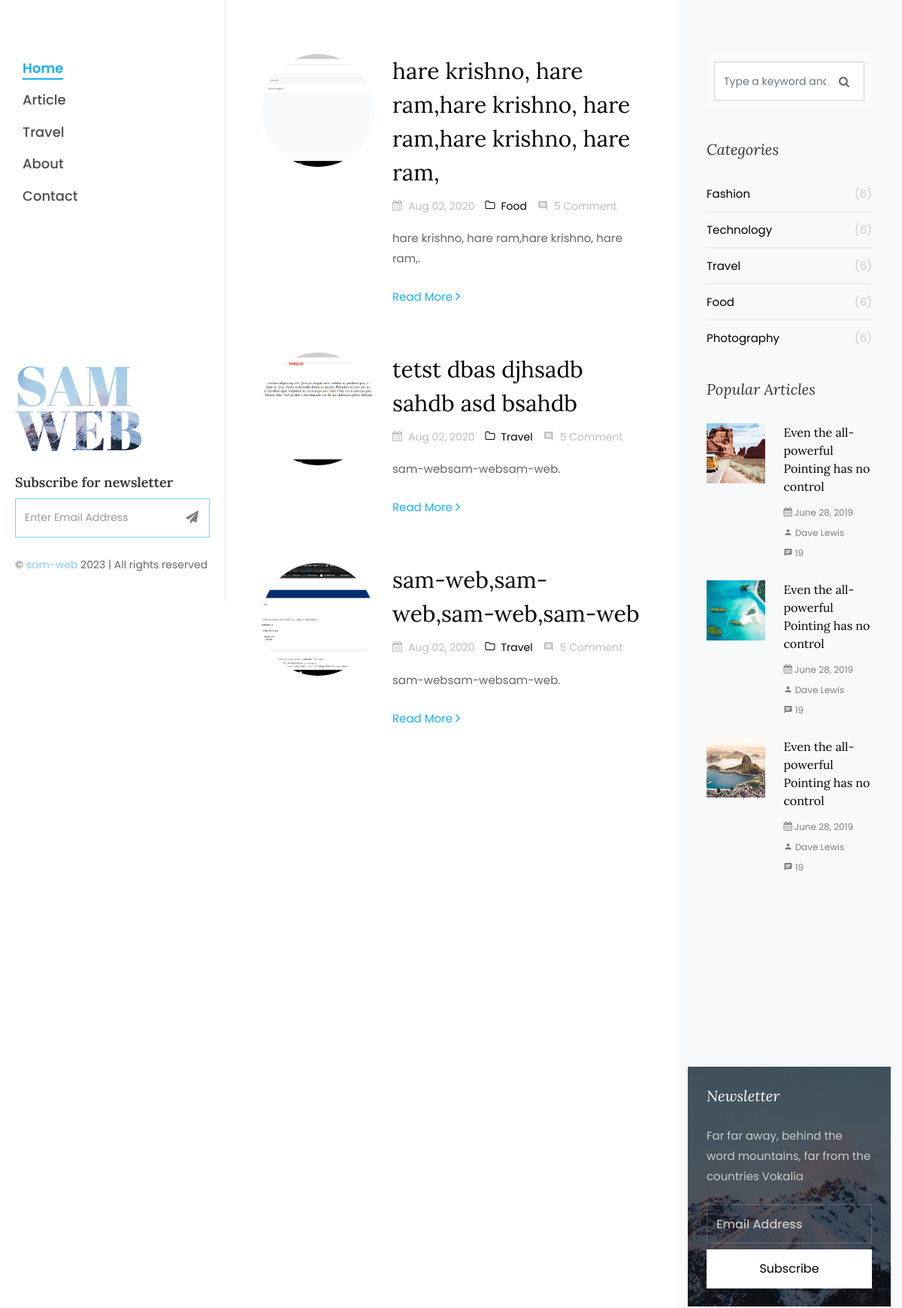
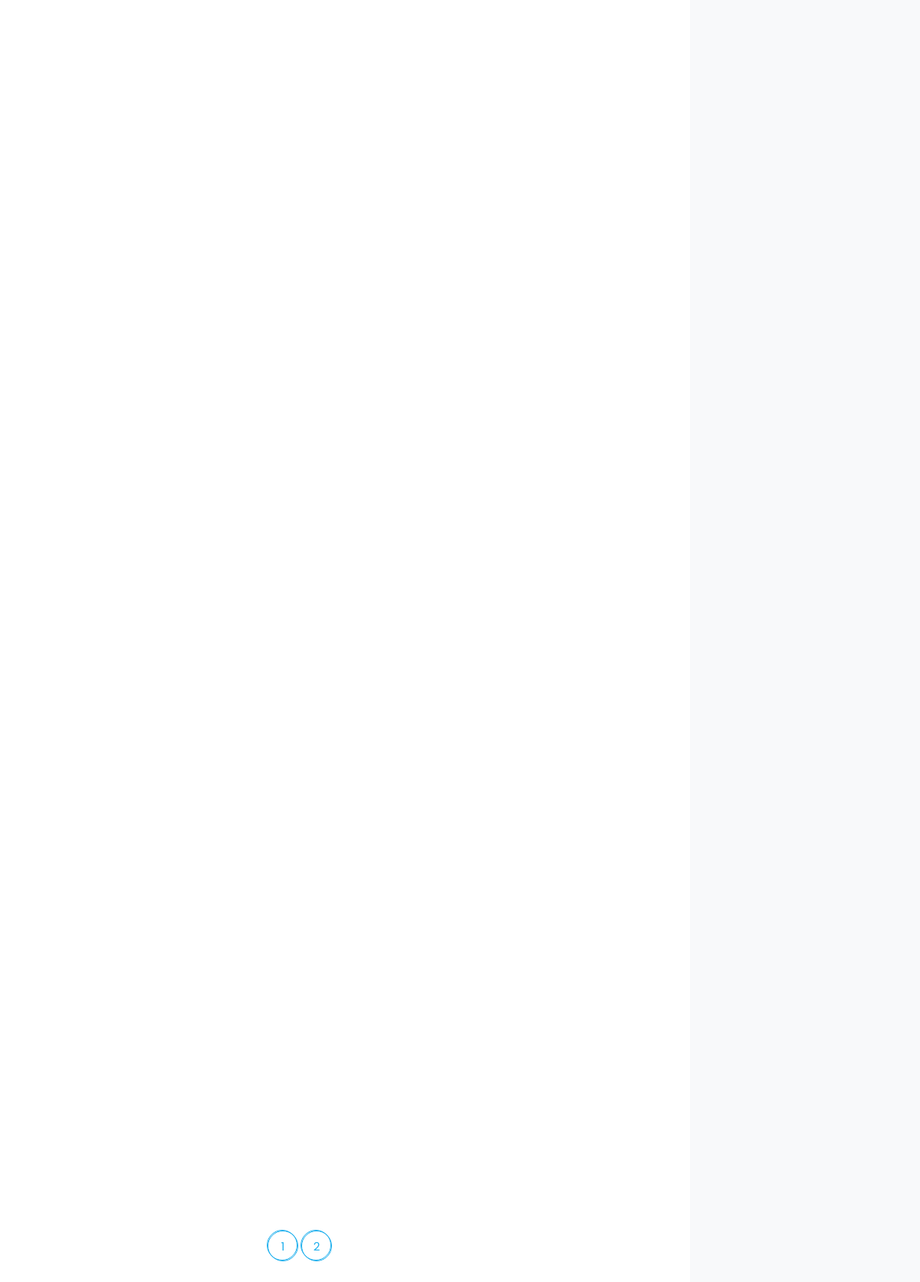
The page / on the database its author committed (2 pictures, top to bottom).
### tables this page shows
CREATE TABLE `site_information` (
  `info_id` int(11) NOT NULL,
  `site_title` varchar(255) NOT NULL,
  `site_copyright` varchar(255) NOT NULL,
  `site_copyright_link` varchar(255) NOT NULL,
  `site_icon` varchar(255) NOT NULL
);

CREATE TABLE `site_blog` (
  `blog_id` int(11) NOT NULL,
  `post_name` text NOT NULL,
  `post_short_text` text NOT NULL,
  `post_keyword` varchar(255) NOT NULL,
  `post_category_name` varchar(255) NOT NULL,
  `post_category_id` int(11) NOT NULL,
  `post_picture` varchar(255) NOT NULL,
  `post_description` text NOT NULL,
  `post_author` varchar(255) NOT NULL,
  `post_author_id` int(11) NOT NULL,
  `post_status` int(11) NOT NULL,
  `post_identity` int(11) NOT NULL,
  `post_archives` date NOT NULL,
  `post_insert` datetime NOT NULL,
  `post_last_update` datetime NOT NULL
);

CREATE TABLE `site_category` (
  `cate_id` int(11) NOT NULL,
  `category_name` varchar(255) NOT NULL,
  `ins_usr_nem` varchar(255) NOT NULL,
  `ins_usr_id` int(11) NOT NULL,
  `cate_status` int(11) NOT NULL,
  `del_uer_nem` varchar(255) NOT NULL,
  `insert_time` datetime NOT NULL
);

### administrator/info/site-info.php (called while the page is built, shortened)
<?php
$site_info = "SELECT * FROM site_information";
$site_info_que = mysqli_query($db_con,$site_info);
$info = mysqli_fetch_assoc($site_info_que);
?>

### index.php (the view, shortened to what this page needs)
<?php
include 'head.php';
global $get_page;
if ($get_page == "" || $get_page == 1) {
	$terget = 0;
}else {
	$terget = ($get_page * 10) - 10;
}
?>
</head>
  <body>
	<div id="colorlib-page">
		<?php include 'nav.php'; ?>
		<div id="colorlib-main">
			<section class="ftco-section ftco-no-pt ftco-no-pb">
	    	<div class="container">
	    		<div class="row d-flex">
	    			<div class="col-xl-8 py-5 px-md-5">
	    				<div class="row pt-md-4">
							<?php
								$blog_post = "SELECT * FROM site_blog WHERE post_status=0 ORDER BY blog_id DESC LIMIT $terget,10";
								$blog_post_que = mysqli_query($db_con,$blog_post);
							?>
							<?php foreach($blog_post_que as $blog): ?>
							<?php $l_link = md5("lol"); ?>
			    			<div class="col-md-12">
									<div class="blog-entry ftco-animate d-md-flex">
										<a href="single.php?post=<?= $blog['blog_id']; ?>&l=<?= $l_link; ?>&blog-category-name=<?= $blog['post_category_name']; ?>&blog-auth=<?= $blog['post_author']; ?>&l=<?= $l_link; ?>" class="img img-2" style="background-image: url(images/blog/<?= $blog['post_picture']; ?>);"></a>
										<div class="text text-2 pl-md-4">
				              				<h3 class="mb-2"><a href="single.php?post=<?= $blog['blog_id']; ?>&l=<?= $l_link; ?>&blog-category-name=<?= $blog['post_category_name']; ?>&blog-auth=<?= $blog['post_author']; ?>&l=<?= $l_link; ?>"><?= $blog['post_name']; ?></a></h3>
				              					<div class="meta-wrap">
													<p class="meta">
														<?php
															$show_date = date('M d, Y ',strtotime($blog['post_insert']));
														?>
				              							<span><i class="icon-calendar mr-2"></i><?= $show_date; ?></span>
				              								<span><a href="?category"><i class="icon-folder-o mr-2"></i><?= $blog['post_category_name']; ?></a></span>
				              								<span><i class="icon-comment2 mr-2"></i>5 Comment</span>
				              						</p>
			              						</div>
				              				<p class="mb-4"><?= $blog['post_short_text']; ?>.</p>
				              				<p><a href="single.php?post=<?= $blog['blog_id']; ?>&l=<?= $l_link; ?>&blog-category-name=<?= $blog['post_category_name']; ?>&blog-auth=<?= $blog['post_author']; ?>&l=<?= $l_link; ?>" class="btn-custom">Read More <span class="ion-ios-arrow-forward"></span></a></p>
										</div>
									</div>
								</div>
								<?php endforeach; ?>
							</div>
								<?php
									$pagg_db = "SELECT * FROM site_blog WHERE post_status=0";
									$pagg_db_que = mysqli_query($db_con,$pagg_db);
									$pagg_db_row = mysqli_num_rows($pagg_db_que);
									$page = ceil($pagg_db_row / 10);
								?>
			    		<div class="row">
			          <div class="col">
			            <div class="block-27">
			              <ul>
							<?php for ($s_page=1; $s_page <= $page ; $s_page++): ?>
			                <li class="<?= $get_page == $s_page ? 'active':' '; ?>"><a href="?page=<?= $s_page; ?>"><span><?php echo $s_page; ?></a></span></li>
			                <?php endfor; ?>
			              </ul>
			            </div>
			          </div>
			        </div>
			    	</div>
	    			<div class="col-xl-4 sidebar ftco-animate bg-light pt-5">
	            <div class="sidebar-box pt-md-4">
	              <form action="#" class="search-form">
	                <div class="form-group">
	                  <span class="icon icon-search"></span>
	                  <input type="text" class="form-control" placeholder="Type a keyword and hit enter">
	                </div>
	              </form>
	            </div>
	            <div class="sidebar-box ftco-animate">
	            	<h3 class="sidebar-heading">Categories</h3>
	              <ul class="categories">
					  <?php
						$sel_cate = "SELECT * FROM site_category WHERE cate_status=0";
						$sel_cate_que = mysqli_query($db_con,$sel_cate);
					  ?>
					  <?php foreach($sel_cate_que as $category): ?>
	                <li><a href="#"><?= $category['category_name']; ?> <span>(6)</span></a></li>
					  <?php endforeach; ?>
	              </ul>
	            </div>
	            <div class="sidebar-box ftco-animate">
	              <h3 class="sidebar-heading">Popular Articles</h3>
	              <div class="block-21 mb-4 d-flex">
	                <a class="blog-img mr-4" style="background-image: url(images/image_1.jpg);"></a>
	                <div class="text">
	                  <h3 class="heading"><a href="#">Even the all-powerful Pointing has no control</a></h3>
	                  <div class="meta">
	                    <div><a href="#"><span class="icon-calendar"></span> June 28, 2019</a></div>
	                    <div><a href="#"><span class="icon-person"></span> Dave Lewis</a></div>
	                    <div><a href="#"><span class="icon-chat"></span> 19</a></div>
	                  </div>
	                </div>
	              </div>
	              <div class="block-21 mb-4 d-flex">
	                <a class="blog-img mr-4" style="background-image: url(images/image_2.jpg);"></a>
	                <div class="text">
	                  <h3 class="heading"><a href="#">Even the all-powerful Pointing has no control</a></h3>
	                  <div class="meta">
	                    <div><a href="#"><span class="icon-calendar"></span> June 28, 2019</a></div>
	                    <div><a href="#"><span class="icon-person"></span> Dave Lewis</a></div>
	                    <div><a href="#"><span class="icon-chat"></span> 19</a></div>
	                  </div>
	                </div>
	              </div>
	              <div class="block-21 mb-4 d-flex">
	                <a class="blog-img mr-4" style="background-image: url(images/image_3.jpg);"></a>
	                <div class="text">
	                  <h3 class="heading"><a href="#">Even the all-powerful Pointing has no control</a></h3>
	                  <div class="meta">
	                    <div><a href="#"><span class="icon-calendar"></span> June 28, 2019</a></div>
	                    <div><a href="#"><span class="icon-person"></span> Dave Lewis</a></div>
	                    <div><a href="#"><span class="icon-chat"></span> 19</a></div>
	                  </div>
	                </div>
	              </div>
	            </div>
							<div class="sidebar-box subs-wrap img py-4" style="background-image: url(images/bg_1.jpg);">
								<div class="overlay"></div>
								<h3 class="mb-4 sidebar-heading">Newsletter</h3>
								<p class="mb-4">Far far away, behind the word mountains, far from the countries Vokalia</p>
	              <form action="#" class="subscribe-form">
	                <div class="form-group">
	                  <input type="text" class="form-control" placeholder="Email Address">
	                  <input type="submit" value="Subscribe" class="mt-2 btn btn-white submit">
	                </div>
	              </form>
	            </div>
	          </div>
	    		</div>
	    	</div>
	    </section>
		</div>
	</div>
<?php include 'footer.php'; ?>

### head.php (shortened to what this page needs)
<!DOCTYPE html>
<html lang="en">
  <head>
    <?php require_once('administrator/database/dbCon.php'); require_once('administrator/info/site-info.php'); ?>
    <link rel="stylesheet" href="css/open-iconic-bootstrap.min.css">
    <link rel="stylesheet" href="css/animate.css">
    <link rel="stylesheet" href="css/owl.carousel.min.css">
    <link rel="stylesheet" href="css/owl.theme.default.min.css">
    <link rel="stylesheet" href="css/magnific-popup.css">
    <link rel="stylesheet" href="css/css/scrol.css">
    <link rel="stylesheet" href="css/aos.css">
    <link rel="stylesheet" href="css/ionicons.min.css">
    <link rel="stylesheet" href="css/bootstrap-datepicker.css">
    <link rel="stylesheet" href="css/jquery.timepicker.css">
    <link rel="stylesheet" href="css/flaticon.css">
    <link rel="stylesheet" href="css/icomoon.css">
    <link rel="stylesheet" href="css/style.css">

### nav.php
<aside id="colorlib-aside" role="complementary" class="js-fullheight">
			<nav id="colorlib-main-menu" role="navigation">
				<ul>
					<li class="colorlib-active"><a href="index.php">Home</a></li>
					<li><a href="article.php">Article</a></li>
					<li><a href="travel.php">Travel</a></li>
					<li><a href="about.php">About</a></li>
					<li><a href="contact.php">Contact</a></li>
				</ul>
			</nav>
			<div class="colorlib-footer">
				<h1 id="colorlib-logo" class="mb-4"><a href="index.php" style="background-image: url(images/bg_1.jpg);">SAM <span>WEB</span></a></h1>
				<div class="mb-4">
					<h3>Subscribe for newsletter</h3>
					<form action="#" class="colorlib-subscribe-form">
            <div class="form-group d-flex">
            	<div class="icon"><span class="icon-paper-plane"></span></div>
              <input type="text" class="form-control" placeholder="Enter Email Address">
            </div>
          </form>
				</div>
				<p class="pfooter">
	  &copy; <a href="<?= $info['site_copyright_link']; ?>" target="_blank"  rel="noopener noreferrer" style="color:lightskyblue;;"> <?= $info['site_copyright']; ?></a> <script>document.write(new Date().getFullYear());</script> | All rights reserved
	  </p>
			</div>
		</aside>

### footer.php (shortened to what this page needs)
  </body>
</html>

### css/icomoon.css (style rules this page uses)
[class^="icon-"], [class*=" icon-"] { font-family: 'icomoon' !important; speak: none; font-style: normal; font-weight: normal; font-variant: normal; text-transform: none; line-height: 1; -webkit-font-smoothing: antialiased; -moz-osx-font-smoothing: grayscale; }
.icon-search:before { content: "\f002"; }
.icon-calendar:before { content: "\f073"; }
.icon-folder-o:before { content: "\f114"; }
.icon-paper-plane:before { content: "\f1d8"; }
.icon-chat:before { content: "\e0b7"; }
.icon-comment2:before { content: "\e0b9"; }
.icon-person:before { content: "\e7fd"; }

### rows shown on the page
site_information: site_copyright "sam-web"
site_blog: post_picture (picture), post_name "hare krishno, hare ram,hare krishno, hare ram,hare krishno, hare ram,", post_insert "Aug 02, 2020", post_category_name "Food", post_short_text "hare krishno, hare ram,hare krishno, hare ram,"
site_blog: post_picture (picture), post_name "tetst dbas djhsadb sahdb asd bsahdb", post_insert "Aug 02, 2020", post_category_name "Travel", post_short_text "sam-websam-websam-web"
site_blog: post_picture (picture), post_name "sam-web,sam-web,sam-web,sam-web", post_insert "Aug 02, 2020", post_category_name "Travel", post_short_text "sam-websam-websam-web"
site_category: category_name "Fashion"
site_category: category_name "Technology"
site_category: category_name "Travel"
site_category: category_name "Food"
site_category: category_name "Photography"
